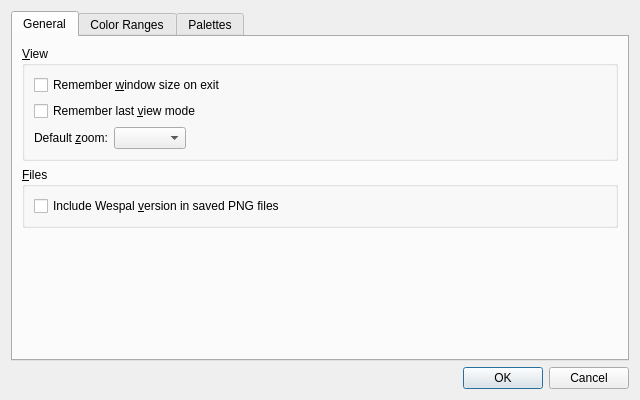
<?xml version="1.0" encoding="UTF-8"?>
<ui version="4.0">
 <class>SettingsDialog</class>
 <widget class="QDialog" name="SettingsDialog">
  <property name="geometry">
   <rect>
    <x>0</x>
    <y>0</y>
    <width>640</width>
    <height>400</height>
   </rect>
  </property>
  <property name="minimumSize">
   <size>
    <width>640</width>
    <height>400</height>
   </size>
  </property>
  <property name="windowTitle">
   <string>Settings</string>
  </property>
  <layout class="QGridLayout" name="gridLayout">
   <item row="2" column="0">
    <widget class="QDialogButtonBox" name="buttonBox">
     <property name="orientation">
      <enum>Qt::Orientation::Horizontal</enum>
     </property>
     <property name="standardButtons">
      <set>QDialogButtonBox::StandardButton::Cancel|QDialogButtonBox::StandardButton::Ok</set>
     </property>
    </widget>
   </item>
   <item row="0" column="0">
    <widget class="QTabWidget" name="tabWidget">
     <property name="currentIndex">
      <number>0</number>
     </property>
     <widget class="QWidget" name="mainTab">
      <attribute name="title">
       <string>General</string>
      </attribute>
      <layout class="QVBoxLayout" name="verticalLayout">
       <item>
        <widget class="QGroupBox" name="viewOptionsGroup">
         <property name="title">
          <string>&amp;View</string>
         </property>
         <layout class="QVBoxLayout" name="verticalLayout_2">
          <item>
           <widget class="QCheckBox" name="rememberWindowSizeCheckbox">
            <property name="whatsThis">
             <string>Allows Wespal to remember its main window size between sessions.</string>
            </property>
            <property name="text">
             <string>Remember &amp;window size on exit</string>
            </property>
           </widget>
          </item>
          <item>
           <widget class="QCheckBox" name="rememberImageViewModeCheckbox">
            <property name="whatsThis">
             <string>Allows Wespal to remember the last selected view mode after each session.</string>
            </property>
            <property name="text">
             <string>Remember last &amp;view mode</string>
            </property>
           </widget>
          </item>
          <item>
           <layout class="QHBoxLayout" name="horizontalLayout">
            <item>
             <widget class="QLabel" name="defaultZoomLabel">
              <property name="whatsThis">
               <string>Allows selecting a default zoom level other than 100% to be used for new sessions.</string>
              </property>
              <property name="text">
               <string>Default &amp;zoom:</string>
              </property>
              <property name="buddy">
               <cstring>defaultZoomList</cstring>
              </property>
             </widget>
            </item>
            <item>
             <widget class="QComboBox" name="defaultZoomList">
              <property name="whatsThis">
               <string>Allows selecting a default zoom level other than 100% to be used for new sessions.</string>
              </property>
             </widget>
            </item>
            <item>
             <spacer name="horizontalSpacer">
              <property name="orientation">
               <enum>Qt::Orientation::Horizontal</enum>
              </property>
              <property name="sizeHint" stdset="0">
               <size>
                <width>40</width>
                <height>20</height>
               </size>
              </property>
             </spacer>
            </item>
           </layout>
          </item>
         </layout>
        </widget>
       </item>
       <item>
        <widget class="QGroupBox" name="saveOptionsGroup">
         <property name="title">
          <string>&amp;Files</string>
         </property>
         <layout class="QVBoxLayout" name="verticalLayout_3">
          <item>
           <widget class="QCheckBox" name="vanityPlateCheckbox">
            <property name="whatsThis">
             <string>Includes the Wespal version used to generate images under the &quot;Software&quot; comment in saved PNG files.

(This adds approximately 40 bytes to the file size.)</string>
            </property>
            <property name="text">
             <string>Include Wespal &amp;version in saved PNG files</string>
            </property>
           </widget>
          </item>
         </layout>
        </widget>
       </item>
       <item>
        <spacer name="verticalSpacer_3">
         <property name="orientation">
          <enum>Qt::Orientation::Vertical</enum>
         </property>
         <property name="sizeHint" stdset="0">
          <size>
           <width>20</width>
           <height>40</height>
          </size>
         </property>
        </spacer>
       </item>
      </layout>
     </widget>
     <widget class="QWidget" name="colorRangesTab">
      <attribute name="title">
       <string>Color Ranges</string>
      </attribute>
      <layout class="QHBoxLayout" name="horizontalLayout_2">
       <item>
        <layout class="QVBoxLayout" name="colorRangeListLayout">
         <item>
          <widget class="QListWidget" name="colorRangeList">
           <property name="sizePolicy">
            <sizepolicy hsizetype="Minimum" vsizetype="Expanding">
             <horstretch>0</horstretch>
             <verstretch>0</verstretch>
            </sizepolicy>
           </property>
           <property name="minimumSize">
            <size>
             <width>200</width>
             <height>0</height>
            </size>
           </property>
          </widget>
         </item>
         <item>
          <layout class="QHBoxLayout" name="colorRangeToolsLayout" stretch="0,0,0,0">
           <item>
            <widget class="QToolButton" name="colorRangeAdd">
             <property name="text">
              <string>&amp;New</string>
             </property>
             <property name="icon">
              <iconset theme="list-add"/>
             </property>
             <property name="toolButtonStyle">
              <enum>Qt::ToolButtonStyle::ToolButtonIconOnly</enum>
             </property>
             <property name="autoRaise">
              <bool>true</bool>
             </property>
            </widget>
           </item>
           <item>
            <widget class="QToolButton" name="colorRangeDel">
             <property name="text">
              <string>&amp;Delete</string>
             </property>
             <property name="icon">
              <iconset theme="list-remove"/>
             </property>
             <property name="toolButtonStyle">
              <enum>Qt::ToolButtonStyle::ToolButtonIconOnly</enum>
             </property>
             <property name="autoRaise">
              <bool>true</bool>
             </property>
            </widget>
           </item>
           <item>
            <widget class="QToolButton" name="colorRangeMenuButton">
             <property name="sizePolicy">
              <sizepolicy hsizetype="Fixed" vsizetype="Minimum">
               <horstretch>0</horstretch>
               <verstretch>0</verstretch>
              </sizepolicy>
             </property>
             <property name="text">
              <string>&amp;More </string>
             </property>
             <property name="popupMode">
              <enum>QToolButton::ToolButtonPopupMode::InstantPopup</enum>
             </property>
             <property name="toolButtonStyle">
              <enum>Qt::ToolButtonStyle::ToolButtonTextBesideIcon</enum>
             </property>
             <property name="autoRaise">
              <bool>true</bool>
             </property>
            </widget>
           </item>
           <item>
            <spacer name="horizontalSpacer_4">
             <property name="orientation">
              <enum>Qt::Orientation::Horizontal</enum>
             </property>
             <property name="sizeHint" stdset="0">
              <size>
               <width>40</width>
               <height>20</height>
              </size>
             </property>
            </spacer>
           </item>
          </layout>
         </item>
        </layout>
       </item>
       <item>
        <widget class="QGroupBox" name="colorRangeEditor">
         <property name="title">
          <string/>
         </property>
         <layout class="QFormLayout" name="formLayout">
          <property name="fieldGrowthPolicy">
           <enum>QFormLayout::FieldGrowthPolicy::ExpandingFieldsGrow</enum>
          </property>
          <item row="0" column="0">
           <widget class="QLabel" name="label_3">
            <property name="whatsThis">
             <string>The average shade of an image's recolored portions.</string>
            </property>
            <property name="text">
             <string>A&amp;verage:</string>
            </property>
            <property name="buddy">
             <cstring>avgColorEdit</cstring>
            </property>
           </widget>
          </item>
          <item row="0" column="1">
           <layout class="QHBoxLayout" name="horizontalLayout_4">
            <item>
             <widget class="QLineEdit" name="avgColorEdit">
              <property name="whatsThis">
               <string>The average shade of an image's recolored portions.</string>
              </property>
              <property name="text">
               <string>#888888</string>
              </property>
             </widget>
            </item>
            <item>
             <widget class="QToolButton" name="avgColorPick">
              <property name="whatsThis">
               <string>The average shade of an image's recolored portions.</string>
              </property>
              <property name="text">
               <string>...</string>
              </property>
             </widget>
            </item>
           </layout>
          </item>
          <item row="1" column="0">
           <widget class="QLabel" name="label_4">
            <property name="whatsThis">
             <string>The maximum highlight shade of an image's recolored portions.</string>
            </property>
            <property name="text">
             <string>&amp;Highlight:</string>
            </property>
            <property name="buddy">
             <cstring>maxColorEdit</cstring>
            </property>
           </widget>
          </item>
          <item row="1" column="1">
           <layout class="QHBoxLayout" name="horizontalLayout_5">
            <item>
             <widget class="QLineEdit" name="maxColorEdit">
              <property name="whatsThis">
               <string>The maximum highlight shade of an image's recolored portions.</string>
              </property>
              <property name="text">
               <string>#ffffff</string>
              </property>
             </widget>
            </item>
            <item>
             <widget class="QToolButton" name="maxColorPick">
              <property name="whatsThis">
               <string>The maximum highlight shade of an image's recolored portions.</string>
              </property>
              <property name="text">
               <string>...</string>
              </property>
             </widget>
            </item>
           </layout>
          </item>
          <item row="2" column="0">
           <widget class="QLabel" name="label_5">
            <property name="whatsThis">
             <string>The minimum shade of an image's recolored portions.</string>
            </property>
            <property name="text">
             <string>&amp;Shadow:</string>
            </property>
            <property name="buddy">
             <cstring>minColorEdit</cstring>
            </property>
           </widget>
          </item>
          <item row="2" column="1">
           <layout class="QHBoxLayout" name="horizontalLayout_6">
            <item>
             <widget class="QLineEdit" name="minColorEdit">
              <property name="whatsThis">
               <string>The minimum shade of an image's recolored portions.</string>
              </property>
              <property name="text">
               <string>#000000</string>
              </property>
             </widget>
            </item>
            <item>
             <widget class="QToolButton" name="minColorPick">
              <property name="whatsThis">
               <string>The minimum shade of an image's recolored portions.</string>
              </property>
              <property name="text">
               <string>...</string>
              </property>
             </widget>
            </item>
           </layout>
          </item>
          <item row="5" column="0" colspan="2">
           <layout class="QHBoxLayout" name="horizontalLayout_7">
            <item>
             <spacer name="horizontalSpacer_2">
              <property name="orientation">
               <enum>Qt::Orientation::Horizontal</enum>
              </property>
              <property name="sizeHint" stdset="0">
               <size>
                <width>40</width>
                <height>20</height>
               </size>
              </property>
             </spacer>
            </item>
            <item>
             <widget class="QPushButton" name="colorRangeFromList">
              <property name="whatsThis">
               <string>Sets the color range parameters from a plain text list of colors that could be obtained from e.g. WML.</string>
              </property>
              <property name="text">
               <string>From &amp;List</string>
              </property>
             </widget>
            </item>
            <item>
             <widget class="QPushButton" name="colorRangeWml">
              <property name="whatsThis">
               <string>Generates sample WML containing a color range definition, that can be copied to clipboard or saved to disk for later use in Wesnoth content.</string>
              </property>
              <property name="text">
               <string>Generate &amp;WML</string>
              </property>
             </widget>
            </item>
           </layout>
          </item>
          <item row="3" column="0">
           <widget class="QLabel" name="repColorLabel">
            <property name="whatsThis">
             <string>The color used for color range icons in Wespal and map markers in Wesnoth</string>
            </property>
            <property name="text">
             <string>&amp;Icon:</string>
            </property>
            <property name="buddy">
             <cstring>repColorEdit</cstring>
            </property>
           </widget>
          </item>
          <item row="3" column="1">
           <layout class="QHBoxLayout" name="horizontalLayout_8">
            <item>
             <widget class="QLineEdit" name="repColorEdit">
              <property name="whatsThis">
               <string>The color used for color range icons in Wespal and map markers in Wesnoth</string>
              </property>
              <property name="text">
               <string>#333333</string>
              </property>
             </widget>
            </item>
            <item>
             <widget class="QToolButton" name="repColorPick">
              <property name="whatsThis">
               <string>The color used for color range icons in Wespal and map markers in Wesnoth</string>
              </property>
              <property name="text">
               <string>...</string>
              </property>
             </widget>
            </item>
           </layout>
          </item>
         </layout>
        </widget>
       </item>
      </layout>
     </widget>
     <widget class="QWidget" name="palettesTab">
      <attribute name="title">
       <string>Palettes</string>
      </attribute>
      <layout class="QHBoxLayout" name="horizontalLayout_9">
       <item>
        <layout class="QVBoxLayout" name="paletteListLayout">
         <item>
          <widget class="QListWidget" name="paletteList">
           <property name="sizePolicy">
            <sizepolicy hsizetype="Minimum" vsizetype="Expanding">
             <horstretch>0</horstretch>
             <verstretch>0</verstretch>
            </sizepolicy>
           </property>
           <property name="minimumSize">
            <size>
             <width>200</width>
             <height>0</height>
            </size>
           </property>
          </widget>
         </item>
         <item>
          <layout class="QHBoxLayout" name="paletteOptionsLayout" stretch="1,1,1,0">
           <item>
            <widget class="QToolButton" name="paletteAdd">
             <property name="text">
              <string>&amp;New</string>
             </property>
             <property name="icon">
              <iconset theme="list-add"/>
             </property>
             <property name="toolButtonStyle">
              <enum>Qt::ToolButtonStyle::ToolButtonIconOnly</enum>
             </property>
             <property name="autoRaise">
              <bool>true</bool>
             </property>
            </widget>
           </item>
           <item>
            <widget class="QToolButton" name="paletteDel">
             <property name="text">
              <string>&amp;Delete</string>
             </property>
             <property name="icon">
              <iconset theme="list-remove"/>
             </property>
             <property name="toolButtonStyle">
              <enum>Qt::ToolButtonStyle::ToolButtonIconOnly</enum>
             </property>
             <property name="autoRaise">
              <bool>true</bool>
             </property>
            </widget>
           </item>
           <item>
            <widget class="QToolButton" name="paletteMenuButton">
             <property name="sizePolicy">
              <sizepolicy hsizetype="Fixed" vsizetype="Minimum">
               <horstretch>0</horstretch>
               <verstretch>0</verstretch>
              </sizepolicy>
             </property>
             <property name="text">
              <string>&amp;More </string>
             </property>
             <property name="popupMode">
              <enum>QToolButton::ToolButtonPopupMode::InstantPopup</enum>
             </property>
             <property name="toolButtonStyle">
              <enum>Qt::ToolButtonStyle::ToolButtonTextBesideIcon</enum>
             </property>
             <property name="autoRaise">
              <bool>true</bool>
             </property>
            </widget>
           </item>
           <item>
            <spacer name="horizontalSpacer_3">
             <property name="orientation">
              <enum>Qt::Orientation::Horizontal</enum>
             </property>
             <property name="sizeHint" stdset="0">
              <size>
               <width>40</width>
               <height>20</height>
              </size>
             </property>
            </spacer>
           </item>
          </layout>
         </item>
        </layout>
       </item>
       <item>
        <widget class="QGroupBox" name="paletteEditor">
         <property name="title">
          <string/>
         </property>
         <layout class="QHBoxLayout" name="horizontalLayout_10">
          <item>
           <layout class="QVBoxLayout" name="paletteColorsLayout">
            <item>
             <widget class="QListWidget" name="paletteColorsList">
              <property name="sizePolicy">
               <sizepolicy hsizetype="Minimum" vsizetype="Expanding">
                <horstretch>0</horstretch>
                <verstretch>0</verstretch>
               </sizepolicy>
              </property>
              <property name="minimumSize">
               <size>
                <width>180</width>
                <height>0</height>
               </size>
              </property>
              <property name="editTriggers">
               <set>QAbstractItemView::EditTrigger::DoubleClicked</set>
              </property>
              <property name="uniformItemSizes">
               <bool>true</bool>
              </property>
             </widget>
            </item>
            <item>
             <widget class="QFrame" name="paletteColorEditorPanel">
              <layout class="QHBoxLayout" name="paletteColorEditorLayout">
               <property name="leftMargin">
                <number>0</number>
               </property>
               <property name="topMargin">
                <number>0</number>
               </property>
               <property name="rightMargin">
                <number>0</number>
               </property>
               <property name="bottomMargin">
                <number>0</number>
               </property>
               <item>
                <widget class="QLabel" name="paletteColorEditLabel">
                 <property name="whatsThis">
                  <string>Hex color code for the current palette entry.</string>
                 </property>
                 <property name="text">
                  <string>He&amp;x:</string>
                 </property>
                 <property name="buddy">
                  <cstring>paletteColorEdit</cstring>
                 </property>
                </widget>
               </item>
               <item>
                <widget class="QLineEdit" name="paletteColorEdit">
                 <property name="whatsThis">
                  <string>Hex color code for the current palette entry.</string>
                 </property>
                </widget>
               </item>
               <item>
                <widget class="QToolButton" name="paletteColorPick">
                 <property name="whatsThis">
                  <string>Hex color code for the current palette entry.</string>
                 </property>
                 <property name="text">
                  <string>...</string>
                 </property>
                </widget>
               </item>
              </layout>
             </widget>
            </item>
           </layout>
          </item>
          <item>
           <widget class="QFrame" name="paletteColorToolsPanel">
            <layout class="QVBoxLayout" name="paletteColorToolsLayout" stretch="0,0,1,0,0,0,2,0">
             <property name="leftMargin">
              <number>0</number>
             </property>
             <property name="topMargin">
              <number>0</number>
             </property>
             <property name="rightMargin">
              <number>0</number>
             </property>
             <property name="bottomMargin">
              <number>0</number>
             </property>
             <item>
              <widget class="QPushButton" name="paletteColorAdd">
               <property name="whatsThis">
                <string>Adds a new color to the palette.</string>
               </property>
               <property name="text">
                <string>&amp;Add Color</string>
               </property>
              </widget>
             </item>
             <item>
              <widget class="QPushButton" name="paletteColorDel">
               <property name="whatsThis">
                <string>Removes the selected color from the palette.</string>
               </property>
               <property name="text">
                <string>Re&amp;move Color</string>
               </property>
              </widget>
             </item>
             <item>
              <spacer name="verticalSpacer">
               <property name="orientation">
                <enum>Qt::Orientation::Vertical</enum>
               </property>
               <property name="sizeHint" stdset="0">
                <size>
                 <width>20</width>
                 <height>40</height>
                </size>
               </property>
              </spacer>
             </item>
             <item>
              <widget class="QPushButton" name="paletteColorsFromList">
               <property name="whatsThis">
                <string>Adds multiple colors from a plain text list of colors.</string>
               </property>
               <property name="text">
                <string>From &amp;List</string>
               </property>
              </widget>
             </item>
             <item>
              <widget class="QPushButton" name="paletteColorsFromImage">
               <property name="whatsThis">
                <string>Adds colors from the currently opened image.</string>
               </property>
               <property name="text">
                <string>From &amp;Image</string>
               </property>
              </widget>
             </item>
             <item>
              <widget class="QPushButton" name="paletteWml">
               <property name="whatsThis">
                <string>Generates sample WML containing a color palette definition, that can be copied to clipboard or saved to disk for later use in Wesnoth content.</string>
               </property>
               <property name="text">
                <string>Generate &amp;WML</string>
               </property>
              </widget>
             </item>
             <item>
              <spacer name="verticalSpacer_2">
               <property name="orientation">
                <enum>Qt::Orientation::Vertical</enum>
               </property>
               <property name="sizeHint" stdset="0">
                <size>
                 <width>20</width>
                 <height>40</height>
                </size>
               </property>
              </spacer>
             </item>
             <item>
              <widget class="QPushButton" name="paletteRecolor">
               <property name="whatsThis">
                <string>Recolors all palette entries by applying a color range to them.</string>
               </property>
               <property name="text">
                <string>&amp;Recolor</string>
               </property>
              </widget>
             </item>
            </layout>
           </widget>
          </item>
         </layout>
        </widget>
       </item>
      </layout>
     </widget>
    </widget>
   </item>
  </layout>
  <action name="actionRenameColorRange">
   <property name="icon">
    <iconset theme="edit-rename"/>
   </property>
   <property name="text">
    <string>&amp;Rename</string>
   </property>
   <property name="menuRole">
    <enum>QAction::MenuRole::NoRole</enum>
   </property>
  </action>
  <action name="actionDuplicateColorRange">
   <property name="icon">
    <iconset theme="edit-copy"/>
   </property>
   <property name="text">
    <string>&amp;Duplicate</string>
   </property>
   <property name="menuRole">
    <enum>QAction::MenuRole::NoRole</enum>
   </property>
  </action>
  <action name="actionRenamePalette">
   <property name="icon">
    <iconset theme="edit-rename"/>
   </property>
   <property name="text">
    <string>&amp;Rename</string>
   </property>
   <property name="menuRole">
    <enum>QAction::MenuRole::NoRole</enum>
   </property>
  </action>
  <action name="actionDuplicatePalette">
   <property name="icon">
    <iconset theme="edit-copy"/>
   </property>
   <property name="text">
    <string>&amp;Duplicate</string>
   </property>
   <property name="menuRole">
    <enum>QAction::MenuRole::NoRole</enum>
   </property>
  </action>
  <action name="actionPaletteGpl">
   <property name="text">
    <string>Export &amp;GIMP Palette...</string>
   </property>
   <property name="menuRole">
    <enum>QAction::MenuRole::NoRole</enum>
   </property>
  </action>
 </widget>
 <tabstops>
  <tabstop>tabWidget</tabstop>
  <tabstop>rememberWindowSizeCheckbox</tabstop>
  <tabstop>rememberImageViewModeCheckbox</tabstop>
  <tabstop>defaultZoomList</tabstop>
  <tabstop>vanityPlateCheckbox</tabstop>
  <tabstop>colorRangeList</tabstop>
  <tabstop>colorRangeAdd</tabstop>
  <tabstop>colorRangeDel</tabstop>
  <tabstop>colorRangeMenuButton</tabstop>
  <tabstop>avgColorEdit</tabstop>
  <tabstop>avgColorPick</tabstop>
  <tabstop>maxColorEdit</tabstop>
  <tabstop>maxColorPick</tabstop>
  <tabstop>minColorEdit</tabstop>
  <tabstop>minColorPick</tabstop>
  <tabstop>repColorEdit</tabstop>
  <tabstop>repColorPick</tabstop>
  <tabstop>colorRangeFromList</tabstop>
  <tabstop>colorRangeWml</tabstop>
  <tabstop>paletteList</tabstop>
  <tabstop>paletteAdd</tabstop>
  <tabstop>paletteDel</tabstop>
  <tabstop>paletteMenuButton</tabstop>
  <tabstop>paletteColorsList</tabstop>
  <tabstop>paletteColorEdit</tabstop>
  <tabstop>paletteColorPick</tabstop>
  <tabstop>paletteColorAdd</tabstop>
  <tabstop>paletteColorDel</tabstop>
  <tabstop>paletteColorsFromList</tabstop>
  <tabstop>paletteColorsFromImage</tabstop>
  <tabstop>paletteWml</tabstop>
  <tabstop>paletteRecolor</tabstop>
 </tabstops>
 <resources/>
 <connections>
  <connection>
   <sender>buttonBox</sender>
   <signal>accepted()</signal>
   <receiver>SettingsDialog</receiver>
   <slot>accept()</slot>
   <hints>
    <hint type="sourcelabel">
     <x>260</x>
     <y>395</y>
    </hint>
    <hint type="destinationlabel">
     <x>157</x>
     <y>274</y>
    </hint>
   </hints>
  </connection>
  <connection>
   <sender>buttonBox</sender>
   <signal>rejected()</signal>
   <receiver>SettingsDialog</receiver>
   <slot>reject()</slot>
   <hints>
    <hint type="sourcelabel">
     <x>328</x>
     <y>395</y>
    </hint>
    <hint type="destinationlabel">
     <x>286</x>
     <y>274</y>
    </hint>
   </hints>
  </connection>
 </connections>
</ui>
